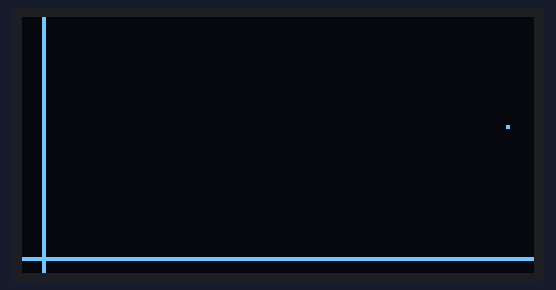
Bench run of a sketch on a simulated Arduino Uno, built with avr-gcc and run on an emulated ATmega328P. Shown: 128×64 one-colour display. Random numbers use the default seed unless the sketch sets one; what the sketch prints to the serial monitor is not drawn.

Above: at 1.11 s.
At 2.07 s:
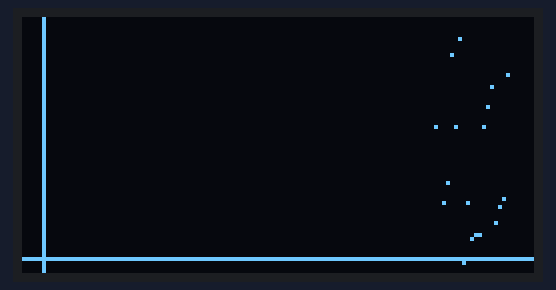

The sketch:

Initial_rand_plotter.ino
```cpp
#include <Wire.h>
#include <Adafruit_GFX.h>
#include <Adafruit_SSD1306.h>

#define SCREEN_WIDTH 128 // OLED display width, in pixels
#define SCREEN_HEIGHT 64 // OLED display height, in pixels


Adafruit_SSD1306 display(SCREEN_WIDTH, SCREEN_HEIGHT, &Wire, -1);

int VAL[122];

void setup() {
  // put your setup code here, to run once:
  Serial.begin(115200);
  //if (!display.begin(SSD1306_SWITCHCAPVCC, 0x3C)) { // Address 0x3D for 128x64
   // Serial.println(("SSD1306 allocation failed"));
   // for (;;);
 // }
  display.begin(SSD1306_SWITCHCAPVCC, 0x3C);
  delay(1000);
  display.clearDisplay();
  display.drawLine(0, 60 , 127, 60, WHITE);
  display.drawLine(5, 0 , 5, 127, WHITE);
  display.display();

}


void printScreen(int x[])
{
  display.clearDisplay();

  for (int i = 0; i < 122; i++)
  {
    Serial.println(x[i]);
    display.drawPixel(i, 64 - x[i], WHITE);
  }

  display.drawLine(0, 60 , 127, 60, WHITE);
  display.drawLine(5, 0 , 5, 127, WHITE);
  display.display();
}


void looparray(int inputtoplot)
{
  int sizeofarray = sizeof(VAL) / sizeof(VAL[0]);
  for (int i = 0; i < sizeofarray  ; i++)
  {
    VAL[i] = VAL[i + 1];
  }
  VAL[121] =  inputtoplot;
  printScreen(VAL);
}


void loop() {

  looparray(random(65));
  //delay(5);
}
```
